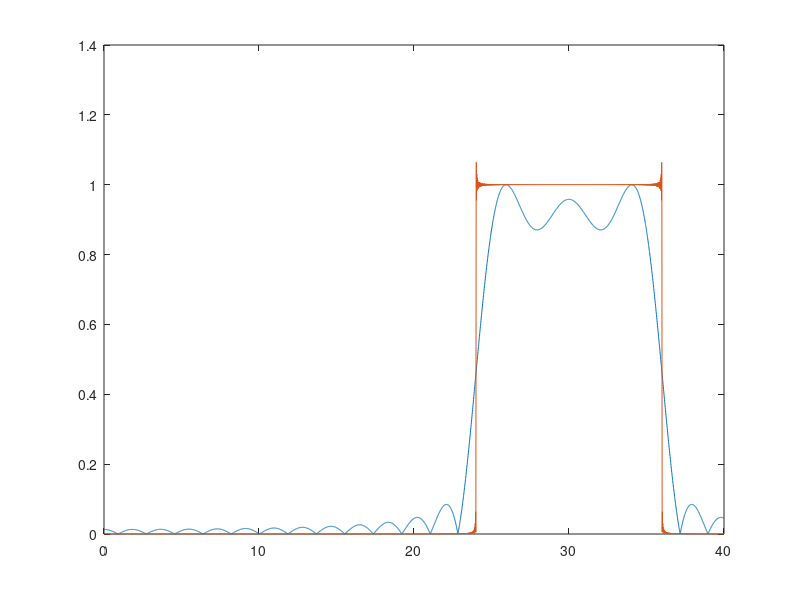

MATLAB code to generate this figure:
% FIR DESIGN
w1 = 24;
w2 = 36;
fs = 320;
fcuts = [w1-2 w1 w2 w2+2];
%w1 = 2*pi*w1/fs;
%w2 = 2*pi*w2/fs;
fcuts = fcuts.*(2*pi/fs);
j=20001;
l = (j+1)/2;

N = 175;
Nl = (N-1)/2;
beta = 0;
w = kaiser(N,beta);

% filter coefficients are (sin(w2n)-sin(w1n)/pin);
for i = 1:j
    if(i == l)
        coeff(i) = (fcuts(3)-fcuts(2))/pi;
    end
    if (i ~= l)
        coeff(i) = (sin(fcuts(3)*(i-l)) - sin(fcuts(2)*(i-l)))/(pi*(i-l));
    end
    hh(i) = 0;
    if (i+Nl>l)
        if(i-Nl<l)
            hh(i) = coeff(i)*w(i-l+Nl);
        end
    end
end
%plot(coeff)
f = 0:4000;
f = f./100;
ff = f.*(2*pi/fs);

mags = [0 1 0];
devs = [0.5 0.07 0.5];
fsamp = 2*pi;

%[n,Wn,beta,ftype] = kaiserord(fcuts,mags,devs,fsamp);
%n = n + rem(n,2);
%hh = fir1(n,Wn,ftype,kaiser(n+1,beta),'noscale');


% N = 71;
% m = (N+1)/2;
% kaiser_arr = kaiser(N,5000);
% new_coeff = 1:j;
% new_coeff = new_coeff.*0;
% for i = 1:N
%     new_coeff(l-m+i) = coeff(l-m+i);%*kaiser_arr(i);
% end
k = freqz(hh,1,ff,2*pi);
k_orig = freqz(coeff,1,ff,2*pi);
% %figure();
plot(f ,abs(k./max(abs(k))),f,abs(k_orig))
% abs(k(2500))